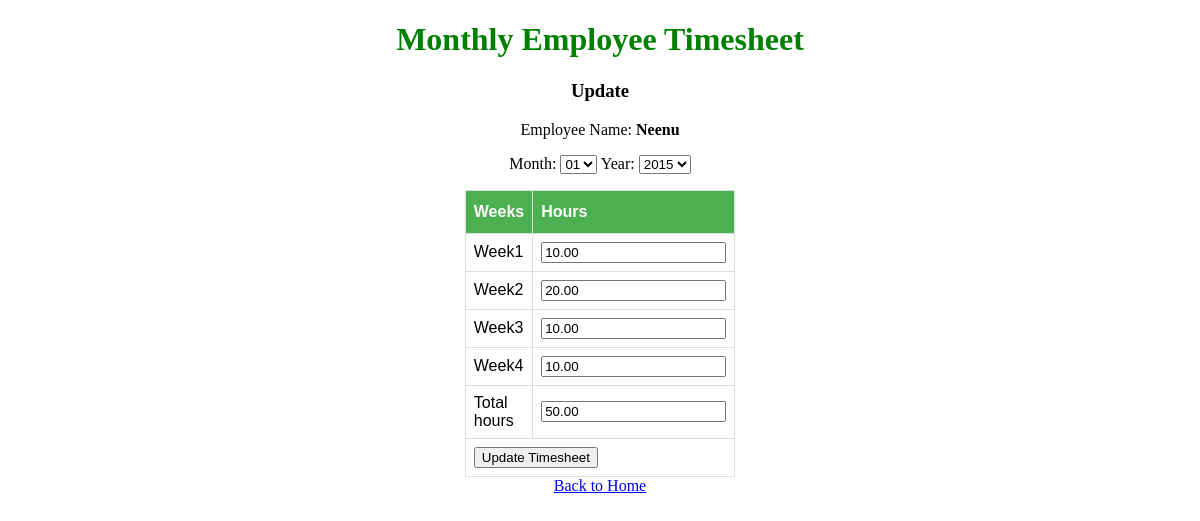
Page /timelog/update/3 (signed in) on the committed database.
### user_auth/models.py (models this page shows, shortened)
class Employee(models.Model):
    reference = models.AutoField(primary_key=True, unique=True)
    name = models.CharField(max_length=100, null=True, help_text="Enter your full name")
    login = models.EmailField(max_length=200, unique=True, help_text="Enter your company email id")
    password = models.CharField(max_length=20)

### timelog/models.py (models this page shows, shortened)
class Hours(models.Model):
    MONTHS = (
        ('01', 'JAN'),
        ('02', 'FEB'),
        ('03', 'MAR'),
        ('04', 'APR'),
        ('05', 'MAY'),
        ('06', 'JUN'),
        ('07', 'JUL'),
        ('08', 'AUG'),
        ('09', 'SEP'),
        ('10', 'OCT'),
        ('11', 'NOV'),
        ('12', 'DEC')
    )
    YEARS = (
        ('2015', '2015'),
        ('2016', '2016'),
        ('2017', '2017'),
        ('2018', '2018'),
        ('2019', '2019'),
        ('2020', '2020')
        )
    STATUS = (
        ('Pending', 'Pending'),
        ('Submitted', 'Submitted'),
        ('Completed', 'Completed')
    )
    reference_pk = models.ForeignKey(Employee, on_delete=models.CASCADE)
    month = models.CharField(max_length=2, choices=MONTHS, default='JAN')
    year = models.CharField(max_length=4, choices=YEARS, default='2020')
    submitting_date = models.DateTimeField(auto_now_add=True)
    total_hours = models.DecimalField(max_digits=5, decimal_places=2)
    week1 = models.DecimalField(max_digits=4, decimal_places=2)
    week2 = models.DecimalField(max_digits=4, decimal_places=2)
    week3 = models.DecimalField(max_digits=4, decimal_places=2)
    week4 = models.DecimalField(max_digits=4, decimal_places=2)
    status = models.CharField(max_length=20, choices=STATUS, default='Pending')
    class Meta:
        verbose_name_plural = "Hours"

### timelog/views.py (the view, shortened to what this page needs)
# urls.py: path('update/<int:pk>', views.update, name='update'),
def update(request, pk):
    form = TimesheetForm()
    context = {}
    if 'user_id' in request.session:
        context['user'] = get_user(request)
        logger.info("Employee name:" + context['user'].name)
        hour = get_object_or_404(Hours, pk=pk)
        form = TimesheetForm(request.POST or None, instance=hour)
        context['pk'] = pk
        context['year'], context['month'] = hour.year, hour.month
        context['reporting_year'], context['reporting_month'] = month_year(settings.REPORTING_DATE)
    return render(request, 'timelog/update.html', {'form': form, 'context': context} )

### timelog/forms.py (shortened to what this page needs)
class TimesheetForm(forms.ModelForm):
    month = forms.ChoiceField(choices=Hours.MONTHS)
    class Meta:
        model = Hours
        fields = [
            'month',
            'year',
            'total_hours',
            'week1',
            'week2',
            'week3',
            'week4'
        ]

### timelog/views.py (called while the page is built)
def month_year(reporting_date):
    year = reporting_date[:4]
    month = reporting_date[5:7]
    return year, month

### user_auth/views.py (called while the page is built)
def get_user(request):
    return Employee.objects.get(reference=request.session['user_id'])

### timelog/templates/timelog/update.html (shortened to what this page needs)
{% extends 'base.html' %}
{% load static %}
{% block content %}
<link rel="stylesheet" type="text/css" href="{% static 'timelog/css/sheet.css' %}">
<div class="container">
  <h1>Monthly Employee Timesheet</h1>
  <h3>Update</h3>
  <p>Employee Name: <b>{{ context.user.name }}</b></p>
  <div class="form-group">
    <form method="post" action="{% url 'timelog:update' pk=context.pk %}">
    <div class="my">
      <p>{{ form.month.label_tag }}
        <select name="month" id="month">
          <option value="{{ context.month }}" selected>
          {{ context.month }}
          </option>
        </select>
        {{ form.year.label_tag }}
        <select name="year" id="year">
          <option value="{{ context.year }}" selected>
          {{ context.year }}
          </option>
        </select>
      </p>
    </div>
    </div>
    <table id="sheet">
      <tr>
        <th>Weeks</th>
        <th>Hours</th>
      </tr>
    <tr>
      <td>{{ form.week1.label }}</td>
      <td>{{ form.week1 }}</td>
    </tr>
    <tr>
      <td>{{ form.week2.label }}</td>
      <td>{{ form.week2 }}</td>
    </tr>
    <tr>
      <td>{{ form.week3.label }}</td>
      <td>{{ form.week3 }}</td>
    </tr>
    <tr>
      <td>{{ form.week4.label }}</td>
      <td>{{ form.week4 }}</td>
    </tr>
    <tr>
      <td>{{ form.total_hours.label }}</td>
      <td>{{ form.total_hours }}</td>
    </tr>
    <tr>
    <td colspan="2" text-align="center"><div class="submit-button" align-items="center"><button type="submit" id="submit_button">Update Timesheet</button></div></td>
    </tr>
    </table>
    <a href="{% url 'timelog:index' %}">Back to Home</a>
  </div>
{% endblock %}

### timelog/static/timelog/css/sheet.css (style rules this page uses)
.container { box-sizing: border-box; text-align: center; }
.container h1 { color: green; }
table#sheet { margin-left: auto; margin-right: auto; font-family: Arial, Helvetica, sans-serif; border-collapse: collapse; width: 20%; }
table#sheet td, table#sheet th { border: 1px solid #ddd; padding: 8px; text-align: left; }
table#sheet th { padding-top: 12px; padding-bottom: 12px; text-align: left; background-color: #4CAF50; color: white; }

### rows in the picture
Employee: user.name "Neenu"
Hours: month "01", year "2015", week1 "10.00", week2 "20.00", week3 "10.00", week4 "10.00", total_hours "50.00"
